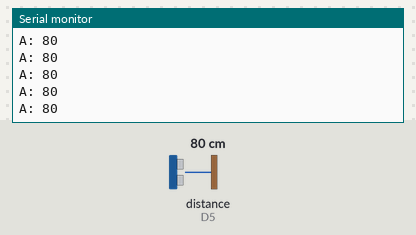
The sketch below on a simulated ESP8266 (NodeMCU). On the bench: the last lines printed to the serial monitor. The test bench sets the inputs (shaded band); at power-on: distance to the obstacle (sensor on D5) 80 cm. The echo pulse lasts 58.3 µs per cm.

Above: at 1.2 s.
1.3 s: distance to the obstacle (sensor on D5) set to 2 cm
At 1.37 s:
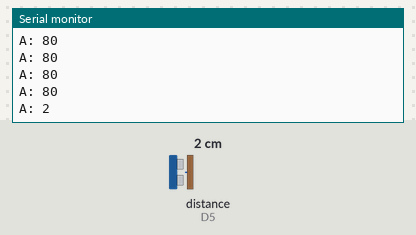
2.8 s: distance to the obstacle (sensor on D5) set to 4 cm
At 2.89 s:
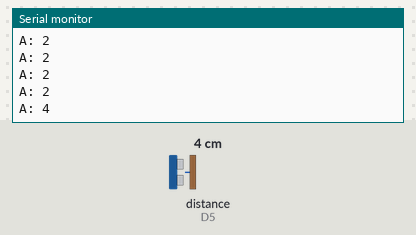
Timing chart, 0 to 5.8 s (numbered marks = the images above; inputs shaded):
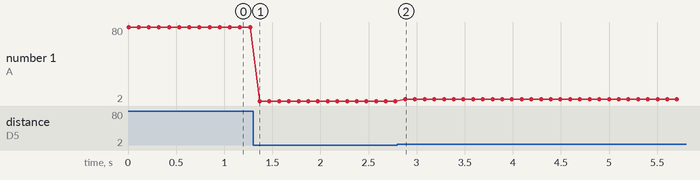

Measured:
- after the input at 1.3 s, the serial monitor: prints a new line after 0.07 s (image 1)
- after the input at 2.8 s, the serial monitor: prints a new line after 0.08 s (image 2)
- plotted number 1: 80 → 2 after the input at 1.3 s, 2 → 4 after the input at 2.8 s

The sketch:

ultra-teste.ino
```cpp
#include <LiquidCrystal_I2C.h>
#include <ESP8266WiFi.h>
#include <Ultrasonic.h>
LiquidCrystal_I2C lcd(0x27, 16, 2);

int count = 0;
int a = D5; //echo de B
int b = D6; //trig de B
int c = D10; //trig de A
int d = D11; //echo de A
int la = 0, lb = 0;
Ultrasonic u1(d, c);//A
Ultrasonic u2(b, a);//B

void setup()
{
  Serial.begin(9600);
}

void loop() {
   Serial.printf("A: %d\n", u2.read());
   delay(100);
}
```
